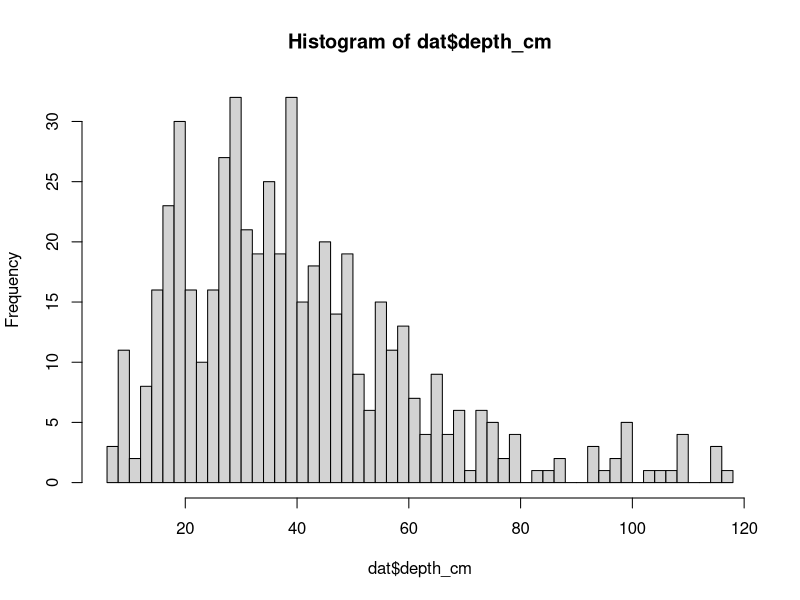
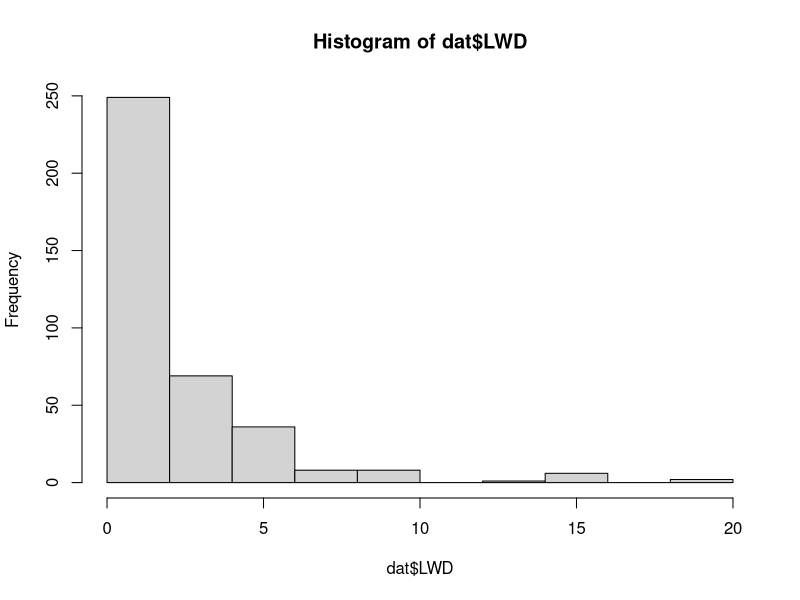
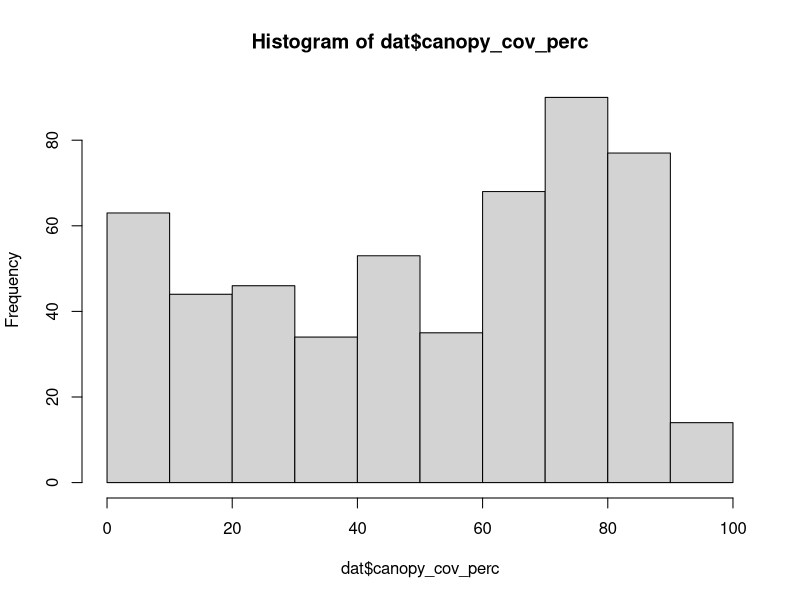
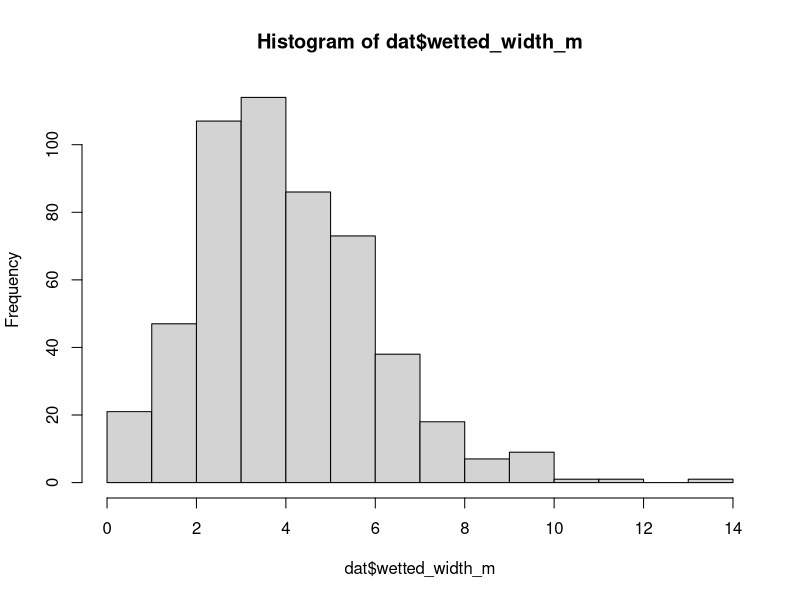
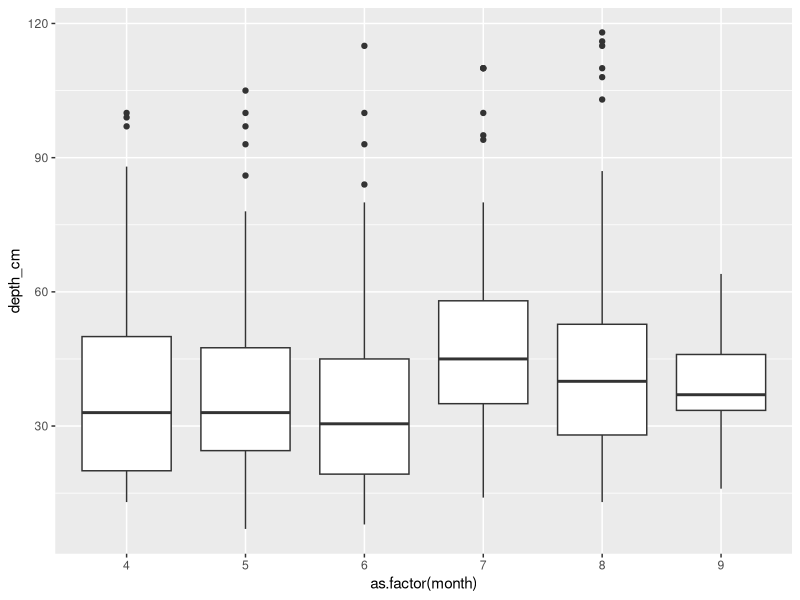
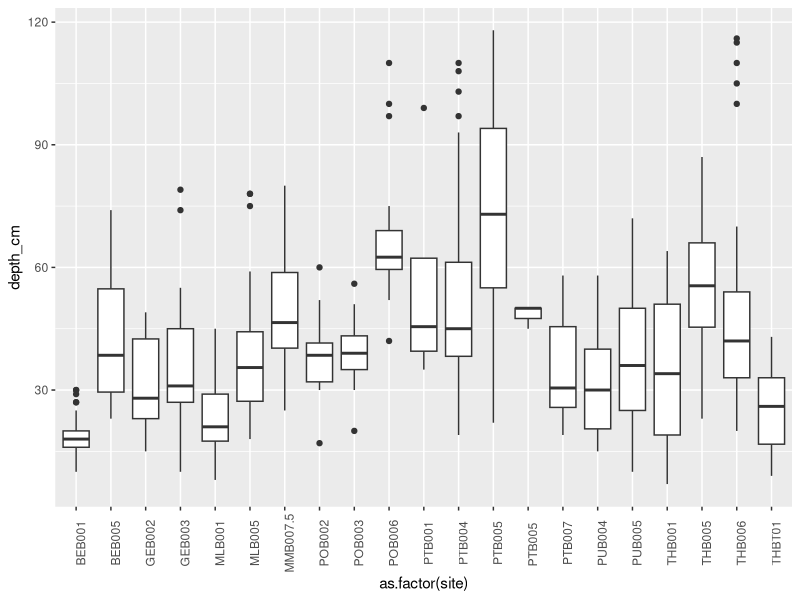
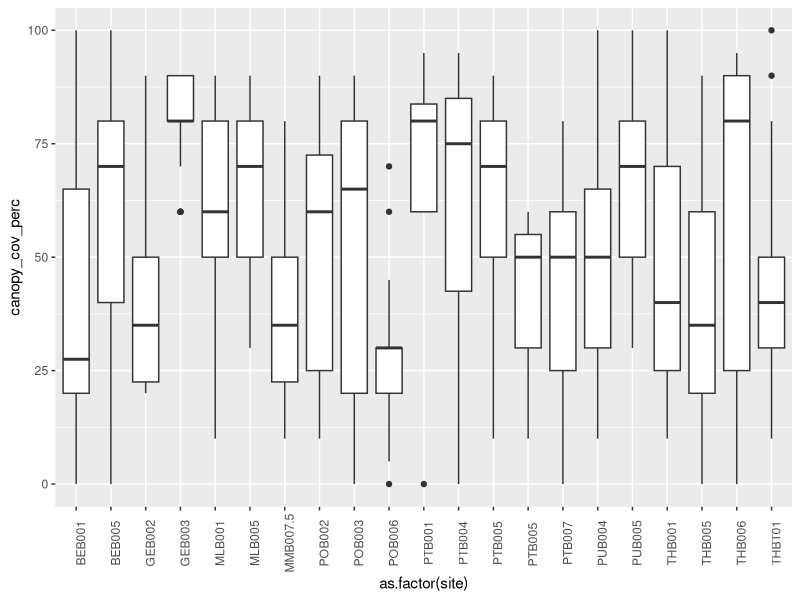

Write R code to recreate these figures, in order. (Note: this script raises an error after producing the figures.)
#tidying habitat assessment data

library(tidyverse)
library(lubridate)


###############  habitat unit data ########################



df <- read.csv("raw_data/HabitatUnitInfo_1.csv")

#remove test rows
dat <- df %>% 
  filter(!Creator == "neponset",
         !Crew_HU == "test2",
         !HU.Comment..free.text. == "training, incomplete",
         !SiteID_HU == "GEB001") %>%  #only one visit and they only recorded one habitat unit - erroneously 
  dplyr::select(c(3,5:21)) %>% 
  separate(Date_HU, into = c("date", "time"), sep = " ") %>% 
  mutate(date = mdy(date)) %>% 
  dplyr::select(-time) %>% 
  mutate(depth_cm = ifelse(Depth.Max..nearest.0.01m.<=1.5, Depth.Max..nearest.0.01m.*100, 
                           ifelse(Depth.Max..nearest.0.01m. >1.5 & Depth.Max..nearest.0.01m. <=7, Depth.Max..nearest.0.01m.*10,
                                  Depth.Max..nearest.0.01m.)),
         depth_cm = ifelse(depth_cm<0, abs(depth_cm), depth_cm),
         SiteID_HU = toupper(SiteID_HU),
         month = month(date)) %>% 
  dplyr::select(-Depth.Max..nearest.0.01m.) 

names(dat)[2:17] <- c("site", "crew", "habitat", "start_position_m", "end_position_m", "length_m", "split_channel", "vel", 
                "wetted_width_m", "pool_feature", "LWD", "dom_sub", "subdom_sub", "canopy_cov_perc", "instream_cov", "notes")

#reorder columns so that site and date come first
dat <- dat %>% 
  dplyr::select(site, date, month, depth_cm, habitat:instream_cov, crew, notes )

#fix site typos
dat$site[dat$site == "MOB007.5"] <- "MMB007.5"
dat$site[dat$site == "THB 005"] <- "THB005"
dat$site[dat$site == "PBT004"] <- "PTB004"
dat$site[dat$site == "POB001"] <- "BEB001" #this was figured out because the reach end positions are the same
dat$site[dat$site == "BEV001"] <- "BEB001"
dat$site[dat$site == "Beb 1"] <- "BEB001"
dat$site[dat$site == "PTB 001"] <- "PTB001"
dat$site[dat$site == "PTB 004"] <- "PTB004"
dat$site[dat$site == "BEB1"] <- "BEB001"
dat$site[dat$site == "GEB 002"] <- "GEB002"

dat$site <- ifelse(dat$date == mdy('6-21-2021') & dat$site == "PTB005", "PTB004", dat$site)

#fix date typos as described by Declan
dat$date <- as.Date(ifelse(dat$site == "PTB001" & dat$date == mdy("6/9/2021"), mdy("4/30/2021"), dat$date), origin = "1970-01-01")
dat$date <- as.Date(ifelse(dat$site == "PTB004" & dat$date == mdy("6/9/2021"), mdy("4/30/2021"), dat$date), origin = "1970-01-01")
dat$date <- as.Date(ifelse(dat$site == "PTB007" & dat$date == mdy("6/9/2021"), mdy("4/30/2021"), dat$date), origin = "1970-01-01")
dat$date <- as.Date(ifelse(dat$site == "BEB001" & dat$date == mdy("6/9/2021"), mdy("4/30/2021"), dat$date), origin = "1970-01-01")
dat$date <- as.Date(ifelse(dat$site == "POB003" & dat$date == mdy("6/9/2021"), mdy("5/4/2021"), dat$date), origin = "1970-01-01")

#need t0 update month column with new dates
dat$month <- month(dat$date)

#delete duplicated entries for BEB003 on Jun 22 - delete the one started at 9:45

dat$wetted_width_m[dat$wetted_width_m == 99] <- NA

#add a column for the number of unique habitat units per site and per stream
dat <- dat %>% 
  group_by(site) %>% 
  mutate(complexity_site_num = n()) %>% 
  ungroup() %>% 
  mutate(stream = substr(site,1,3)) 
# %>% 
#   group_by(stream) %>% 
#   mutate(complexity_strm_num = n()/length(unique(site))) %>% 
#   ungroup()


test <- dat %>% 
  dplyr::select(site, month) %>% 
  unique()

table(dat$vel)
hist(dat$depth_cm, breaks = 40)
hist(dat$LWD)
hist(dat$canopy_cov_perc)
hist(dat$wetted_width_m)
table(dat$dom_sub)
table(dat$subdom_sub)
table(dat$site)

ggplot(data = dat, mapping = aes(x = as.factor(month), y = depth_cm))+
  geom_boxplot()

ggplot(data = dat, mapping = aes(x = as.factor(site), y = depth_cm))+
  geom_boxplot()+
  theme(axis.text.x = element_text(angle = 90))

ggplot(data = dat, mapping = aes(x = as.factor(site), y = canopy_cov_perc))+
  geom_boxplot()+
  theme(axis.text.x = element_text(angle = 90))

ggplot(data = dat, mapping = aes(x = as.factor(site), y = complexity_num))+
  geom_boxplot()+
  theme(axis.text.x = element_text(angle = 90))


ggplot(data = dat, mapping = aes(x = as.factor(site), y = LWD))+
  geom_boxplot()+
  theme(axis.text.x = element_text(angle = 90))

###############  site data ########################


df <- read.csv("raw_data/Form_1_0.csv")


dat <- df %>% 
  filter(!Creator == "neponset",
         !Crew.Names == "test2",
         !Crew.Names == "Test") %>% 
  mutate(site =  toupper(Site.ID),
         site = str_trim(site, "both"))

#fix site typos
dat$site[dat$site == "MOB007.5"] <- "MMB007.5"
dat$site[dat$site == "THB 005"] <- "THB005"
dat$site[dat$site == "PBT004"] <- "PTB004"
dat$site[dat$site == "POB001"] <- "BEB001" #this was figured out because the reach end positions are the same
dat$site[dat$site == "BEV001"] <- "BEB001"
dat$site[dat$site == "BEB1"] <- "BEB001"
dat$site[dat$site == "PTB 001"] <- "PTB001"
dat$site[dat$site == "PTB 004"] <- "PTB004"
dat$site[dat$site == "GEB 002"] <- "GEB002"

dat$site <- ifelse(dat$date == mdy('6-21-2021') & dat$site == "PTB005", "PTB004", dat$site)

#fix date typos as described by Declan
dat$date <- as.Date(ifelse(dat$site == "PTB001" & dat$date == mdy("6/9/2021"), mdy("4/30/2021"), dat$date), origin = "1970-01-01")
dat$date <- as.Date(ifelse(dat$site == "PTB004" & dat$date == mdy("6/9/2021"), mdy("4/30/2021"), dat$date), origin = "1970-01-01")
dat$date <- as.Date(ifelse(dat$site == "PTB007" & dat$date == mdy("6/9/2021"), mdy("4/30/2021"), dat$date), origin = "1970-01-01")
dat$date <- as.Date(ifelse(dat$site == "BEB001" & dat$date == mdy("6/9/2021"), mdy("4/30/2021"), dat$date), origin = "1970-01-01")
dat$date <- as.Date(ifelse(dat$site == "POB003" & dat$date == mdy("6/9/2021"), mdy("5/4/2021"), dat$date), origin = "1970-01-01")

#need t0 update month column with new dates
dat$month <- month(dat$date)
